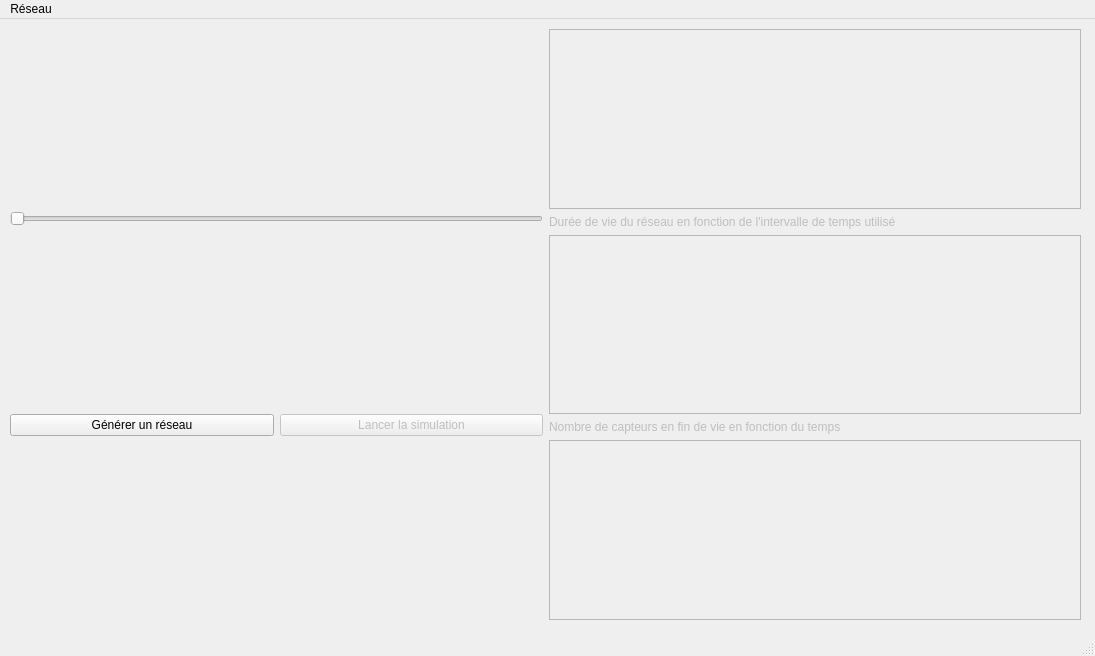
<?xml version="1.0" encoding="UTF-8"?>
<ui version="4.0">
 <class>MainWindow</class>
 <widget class="QMainWindow" name="MainWindow">
  <property name="geometry">
   <rect>
    <x>0</x>
    <y>0</y>
    <width>1095</width>
    <height>656</height>
   </rect>
  </property>
  <property name="minimumSize">
   <size>
    <width>1095</width>
    <height>656</height>
   </size>
  </property>
  <property name="maximumSize">
   <size>
    <width>1095</width>
    <height>656</height>
   </size>
  </property>
  <property name="windowTitle">
   <string>MainWindow</string>
  </property>
  <widget class="QWidget" name="FPD_widget_principal">
   <property name="minimumSize">
    <size>
     <width>1095</width>
     <height>615</height>
    </size>
   </property>
   <property name="maximumSize">
    <size>
     <width>1095</width>
     <height>615</height>
    </size>
   </property>
   <widget class="QWidget" name="horizontalLayoutWidget">
    <property name="geometry">
     <rect>
      <x>10</x>
      <y>10</y>
      <width>1071</width>
      <height>591</height>
     </rect>
    </property>
    <layout class="QHBoxLayout" name="FPD_layout_principale">
     <item>
      <layout class="QVBoxLayout" name="FPD_layout_gauche">
       <item>
        <layout class="QVBoxLayout" name="FPD_layout_gauche_haut"/>
       </item>
       <item>
        <widget class="QSlider" name="FPD_barre_temporelle">
         <property name="enabled">
          <bool>false</bool>
         </property>
         <property name="orientation">
          <enum>Qt::Horizontal</enum>
         </property>
        </widget>
       </item>
       <item>
        <layout class="QHBoxLayout" name="FPD_layout_gauche_bas">
         <item>
          <widget class="QPushButton" name="FPD_bouton_generer_reseau">
           <property name="text">
            <string>Générer un réseau</string>
           </property>
          </widget>
         </item>
         <item>
          <widget class="QPushButton" name="FPD_bouton_lancer_simulation">
           <property name="enabled">
            <bool>false</bool>
           </property>
           <property name="text">
            <string>Lancer la simulation</string>
           </property>
          </widget>
         </item>
        </layout>
       </item>
      </layout>
     </item>
     <item>
      <layout class="QVBoxLayout" name="FPD_layout_droit">
       <item>
        <widget class="QGraphicsView" name="FPD_graphique_vie">
         <property name="enabled">
          <bool>false</bool>
         </property>
        </widget>
       </item>
       <item>
        <widget class="QLabel" name="FPD_legende_graphique_capteurs">
         <property name="enabled">
          <bool>false</bool>
         </property>
         <property name="text">
          <string>Durée de vie du réseau en fonction de l'intervalle de temps utilisé</string>
         </property>
        </widget>
       </item>
       <item>
        <widget class="QGraphicsView" name="FPD_graphique_capteurs">
         <property name="enabled">
          <bool>false</bool>
         </property>
         <property name="maximumSize">
          <size>
           <width>16777215</width>
           <height>16777215</height>
          </size>
         </property>
        </widget>
       </item>
       <item>
        <widget class="QLabel" name="FPD_legende_graphique_vie">
         <property name="enabled">
          <bool>false</bool>
         </property>
         <property name="text">
          <string>Nombre de capteurs en fin de vie en fonction du temps</string>
         </property>
        </widget>
       </item>
       <item>
        <widget class="QTextBrowser" name="FPD_log">
         <property name="enabled">
          <bool>false</bool>
         </property>
        </widget>
       </item>
      </layout>
     </item>
    </layout>
   </widget>
  </widget>
  <widget class="QMenuBar" name="FPD_barre_menu">
   <property name="geometry">
    <rect>
     <x>0</x>
     <y>0</y>
     <width>1095</width>
     <height>21</height>
    </rect>
   </property>
   <widget class="QMenu" name="FPD_menu_reseau">
    <property name="title">
     <string>Réseau</string>
    </property>
    <widget class="QMenu" name="FPD_menu_exporter">
     <property name="title">
      <string>Exporter ..</string>
     </property>
     <addaction name="FPDActionExporterReseau"/>
     <addaction name="FDPActionExporterSimulation"/>
    </widget>
    <widget class="QMenu" name="FPD_menu_charger">
     <property name="title">
      <string>Charger ..</string>
     </property>
     <addaction name="FPDActionChargerReseau"/>
     <addaction name="FPDActionChargerResultats"/>
    </widget>
    <addaction name="FPD_menu_exporter"/>
    <addaction name="separator"/>
    <addaction name="FPD_menu_charger"/>
   </widget>
   <addaction name="FPD_menu_reseau"/>
  </widget>
  <widget class="QStatusBar" name="FPD_barre_status"/>
  <action name="FPDActionSauvegarder">
   <property name="enabled">
    <bool>true</bool>
   </property>
   <property name="text">
    <string>Sauvegarder</string>
   </property>
  </action>
  <action name="FPDActionExporterReseau">
   <property name="text">
    <string>.. le réseau (.XML)</string>
   </property>
  </action>
  <action name="FDPActionExporterSimulation">
   <property name="enabled">
    <bool>false</bool>
   </property>
   <property name="text">
    <string>.. le résultat de la simulation (.XML)</string>
   </property>
  </action>
  <action name="FPDActionChargerReseau">
   <property name="text">
    <string>.. un réseau .XML</string>
   </property>
  </action>
  <action name="FPDActionChargerResultats">
   <property name="enabled">
    <bool>false</bool>
   </property>
   <property name="text">
    <string>.. un résultat de simulation</string>
   </property>
  </action>
  <action name="action_le_r_seau_HTML">
   <property name="text">
    <string>.. le réseau (.HTML)</string>
   </property>
  </action>
 </widget>
 <resources/>
 <connections/>
</ui>
